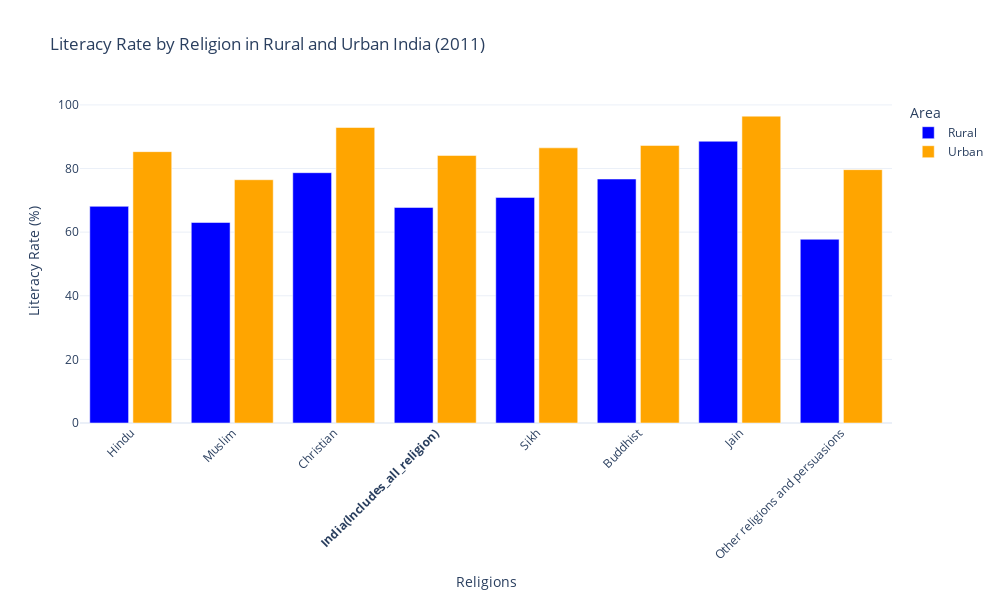

Write notebook code for a chart like this one.
### Code cell
# Extract relevant data
religions = ['Hindu', 'Muslim', 'Christian', 'Sikh', 'Buddhist', 'Jain', 'Other religions and persuasions']
rural_lit_rates = df[df['State'] == 'India_Rural'][[f'L_R_{rel}(in %)' for rel in religions]].values.flatten()
urban_lit_rates = df[df['State'] == 'India_Urban'][[f'L_R_{rel}(in %)' for rel in religions]].values.flatten()

# Convert percentages to floats
rural_lit_rates = [float(rate.strip('%')) for rate in rural_lit_rates]
urban_lit_rates = [float(rate.strip('%')) for rate in urban_lit_rates]

# Extract overall literacy rates for India
india_rural_lit_rate = float(df[df['State'] == 'India_Rural']['L_R_India(in %)'].values[0].strip('%'))
india_urban_lit_rate = float(df[df['State'] == 'India_Urban']['L_R_India(in %)'].values[0].strip('%'))

# Split the religions list into two halves and insert "India" in the middle
half_index = len(religions) // 2
x_labels = religions[:half_index] + ['India(Includes_all_religion)'] + religions[half_index:]

# Split the rates lists into two halves and insert India's rates in the middle
rural_lit_rates = rural_lit_rates[:half_index] + [india_rural_lit_rate] + rural_lit_rates[half_index:]
urban_lit_rates = urban_lit_rates[:half_index] + [india_urban_lit_rate] + urban_lit_rates[half_index:]

# Create the plot
fig = go.Figure()

# Add bars for each religion
fig.add_trace(go.Bar(
    x=x_labels,
    y=rural_lit_rates,
    name='Rural',
    marker_color='blue',
    
))

fig.add_trace(go.Bar(
    x=x_labels,
    y=urban_lit_rates,
    name='Urban',
    marker_color='orange',

))

# Update layout
fig.update_layout(
    title='Literacy Rate by Religion in Rural and Urban India (2011)',
    xaxis=dict(
        title='Religions',
        tickmode='array',
        tickvals=list(range(len(x_labels))),
        ticktext=['<b>India(Includes_all_religion)</b>' if x == 'India(Includes_all_religion)' else x for x in x_labels],
        tickangle=-45
    ),
    yaxis=dict(title='Literacy Rate (%)'),
    barmode='group',
    bargap=0.15,
    bargroupgap=0.1,
    legend_title_text='Area',
    template='plotly_white',
    height=600,  
    width=1000  
)

# Show the plot
fig.show()

### Figure 1 — Plotly figure (JSON) as saved in the notebook; plotly's stock layout.template omitted (floating-point values rounded to 4 significant figures)
{"data": [{"marker": {"color": "blue"}, "name": "Rural", "type": "bar", "x": ["Hindu", "Muslim", "Christian", "India(Includes_all_religion)", "Sikh", "Buddhist", "Jain", "Other religions and persuasions"], "y": [68.12, 63.04, 78.69, 67.77, 70.93, 76.7, 88.58, 57.77]}, {"marker": {"color": "orange"}, "name": "Urban", "type": "bar", "x": ["Hindu", "Muslim", "Christian", "India(Includes_all_religion)", "Sikh", "Buddhist", "Jain", "Other religions and persuasions"], "y": [85.31, 76.48, 92.9, 84.11, 86.51, 87.26, 96.47, 79.65]}], "layout": {"bargap": 0.15, "bargroupgap": 0.1, "barmode": "group", "height": 600, "legend": {"title": {"text": "Area"}}, "title": {"text": "Literacy Rate by Religion in Rural and Urban India (2011)"}, "width": 1000, "xaxis": {"tickangle": -45, "tickmode": "array", "ticktext": ["Hindu", "Muslim", "Christian", "<b>India(Includes_all_religion)</b>", "Sikh", "Buddhist", "Jain", "Other religions and persuasions"], "tickvals": [0, 1, 2, 3, 4, 5, 6, 7], "title": {"text": "Religions"}}, "yaxis": {"title": {"text": "Literacy Rate (%)"}}}}
